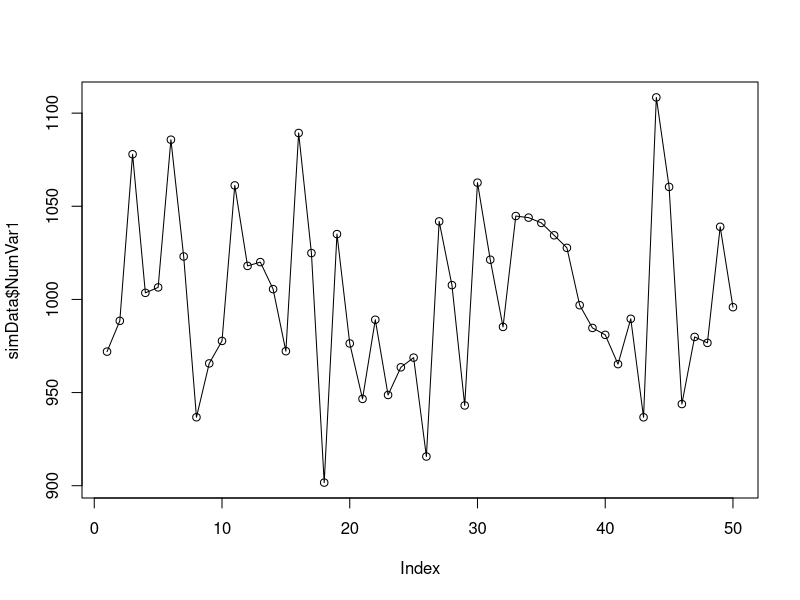
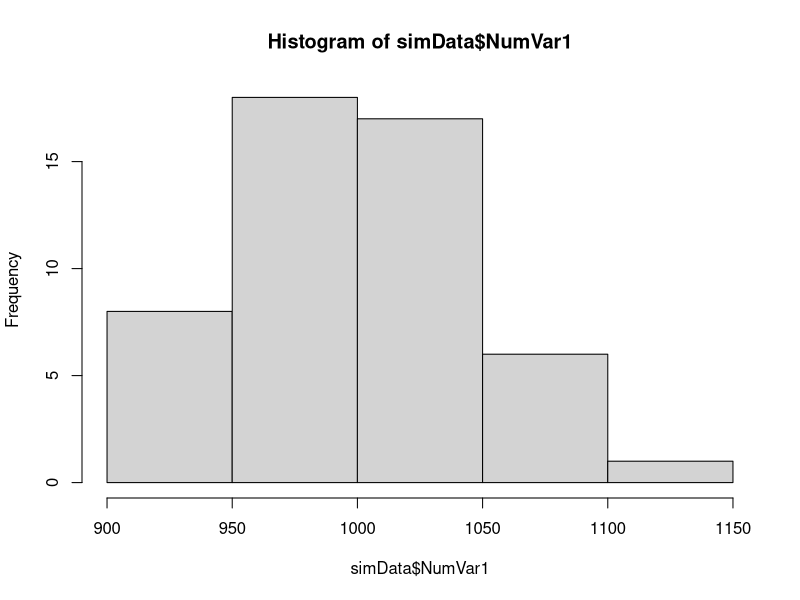
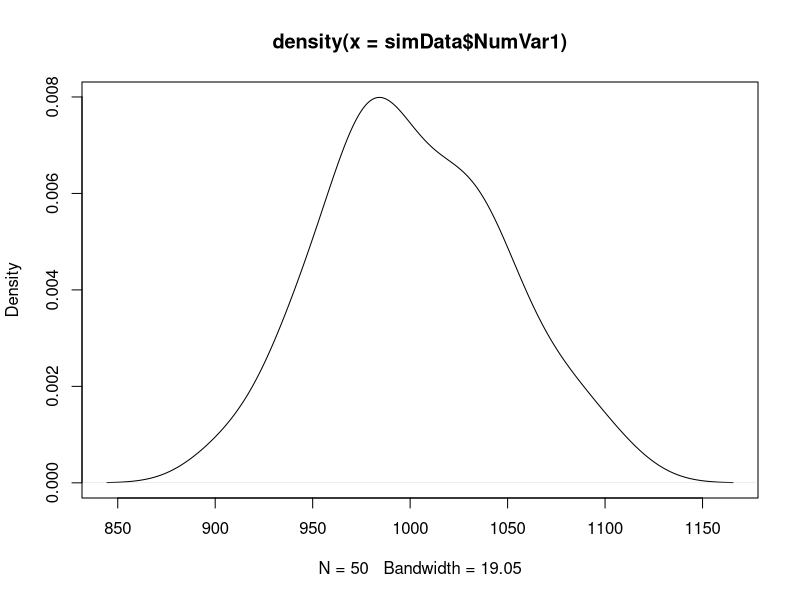
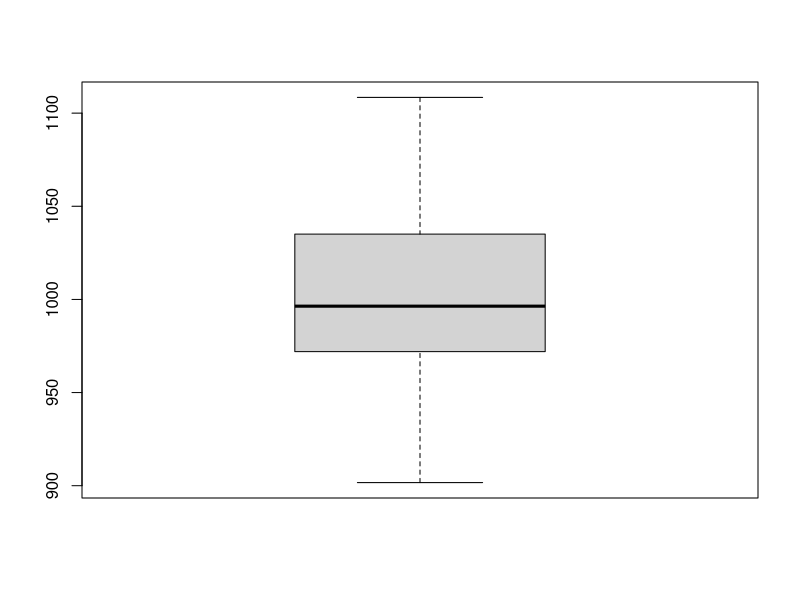
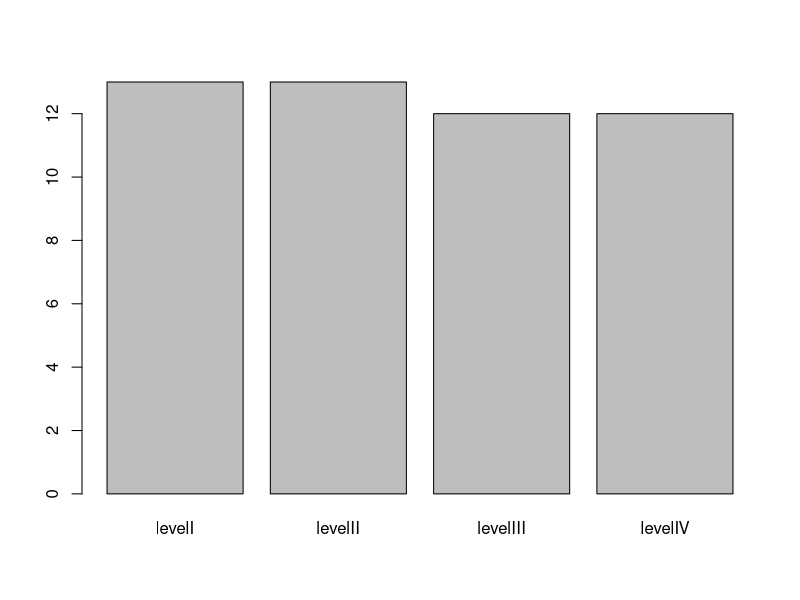
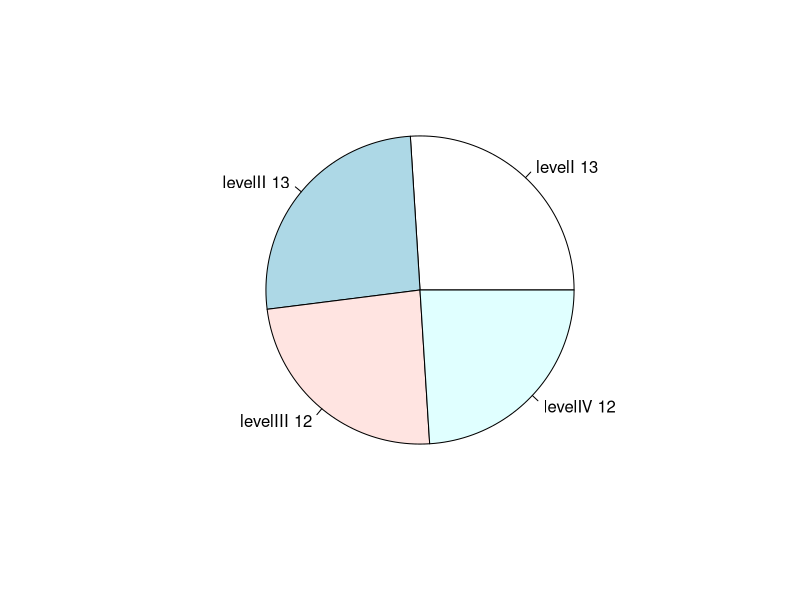
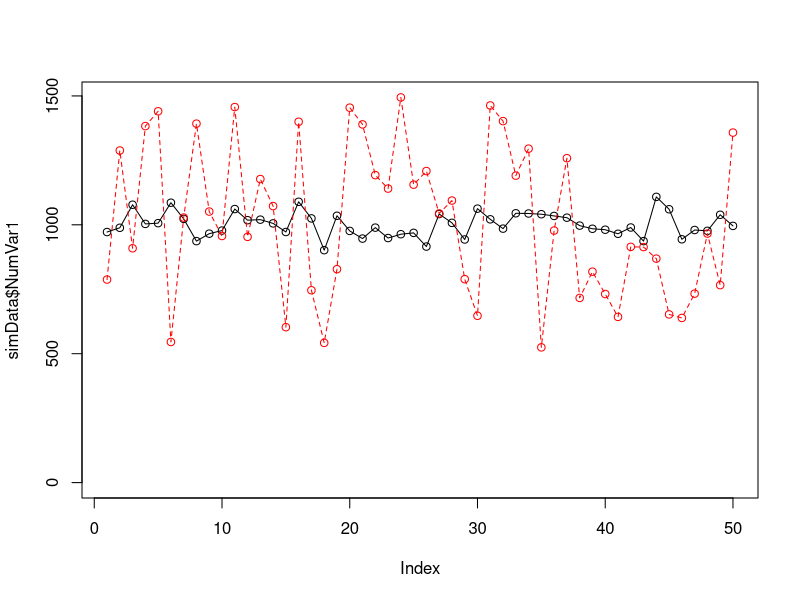
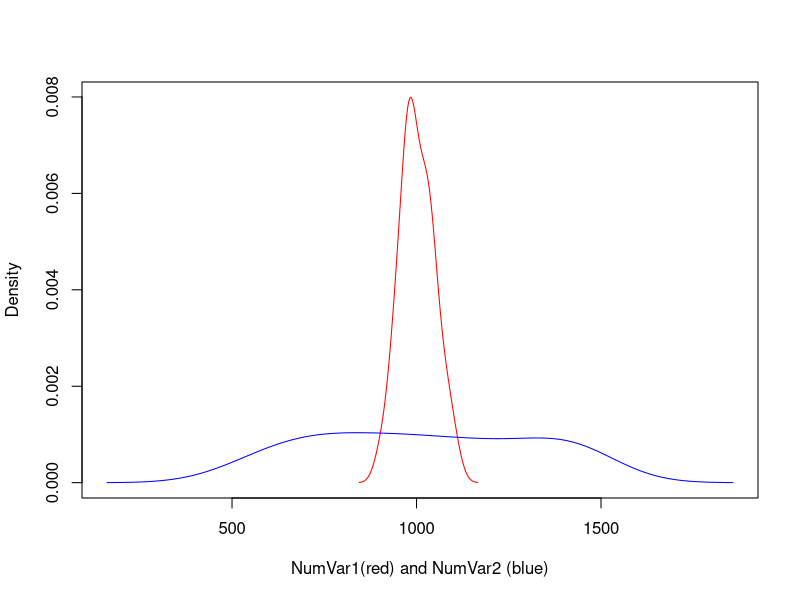

These charts were generated, in order, by the following R code:
## ---- chunk 1
## Simulate some data

## 3 Factor Variables
FacVar1=as.factor(rep(c("level1","level2"),25))
FacVar2=as.factor(rep(c("levelA","levelB","levelC"),17)[-51])
FacVar3=as.factor(rep(c("levelI","levelII","levelIII","levelIV"),13)[-c(51:52)])

## 4 Numeric Variables
set.seed(123)
NumVar1=round(rnorm(n=50,mean=1000,sd=50),digits=2) ## Normal distribution
set.seed(123)
NumVar2=round(runif(n=50,min=500,max=1500),digits=2) ## Uniform distribution
set.seed(123)
NumVar3=round(rexp(n=50,rate=.001)) ## Exponential distribution
NumVar4=2001:2050

simData=data.frame(FacVar1,FacVar2,FacVar3,NumVar1,NumVar2,NumVar3,NumVar4)
## ---- chunk 2
plot(simData$NumVar1,type="o") ## Index plot
hist(simData$NumVar1) ## histogram
plot(density(simData$NumVar1)) ## Kernel density plot
boxplot(simData$NumVar1) ## box plot
## ---- chunk 3
plot(simData$FacVar3) ## bar plot

## pie chart - Not the best graph --- use with caution
counts=table(simData$FacVar3) ## get counts
labs=paste(simData$FacVar3,counts)## create labels
pie(counts,labels=labs) ## plot
## ---- chunk 4
plot(simData$NumVar1,type="o",ylim=c(0,max(simData$NumVar1,simData$NumVar2)))## index plot with one variable
lines(simData$NumVar2,type="o",lty=2,col="red")## add another variable

## Let's draw density plots : https://stat.ethz.ch/pipermail/r-help/2006-August/111865.html
dv1=density(simData$NumVar1) 
dv2=density(simData$NumVar2)
plot(range(dv1$x, dv2$x),range(dv1$y, dv2$y), type = "n", xlab = "NumVar1(red) and NumVar2 (blue)",
     ylab = "Density")
lines(dv1, col = "red")
lines(dv2, col = "blue")

## scatterplots
plot(simData$NumVar1,simData$NumVar2)
## ---- chunk 5
## Mosaic plot
plot(table(simData$FacVar2,simData$FacVar3))

## barplots
bartable=table(simData$FacVar2,simData$FacVar3) ## get the cross tab
barplot(bartable,beside=TRUE, legend=levels(unique(simData$FacVar2))) ## plot 
barplot(bartable, legend=levels(unique(simData$FacVar2))) ## stacked
barplot(prop.table(bartable,2)*100, legend=levels(unique(simData$FacVar2))) ## stacked 100%
## ---- chunk 6
## Box plots for the numeric var over the levels of the factor var
plot(simData$FacVar1,simData$NumVar1) 

## density plot of numeric var across multiple levels of the factor var
level1=simData[simData$FacVar1=="level1",] 
level2=simData[simData$FacVar1=="level2",]

dv3=density(level1$NumVar1)
dv4=density(level2$NumVar1)

plot(range(dv3$x, dv4$x),range(dv3$y, dv4$y), type = "n", xlab = "NumVar1 at Level1 (red) and NumVar1 at Level2 (blue)",ylab = "Density")
lines(dv3, col = "red")
lines(dv4, col = "blue")

## Mean of one numeric var over levels of one factor var
meanagg=aggregate(simData$NumVar1, list(simData$FacVar3), mean)

dotchart(meanagg$x,labels=meanagg$Group.1) ## Dot Chart 
barplot(meanagg$x,names.arg=meanagg$Group.1)## Bar plot 
## Question: Is a bar plot even appropriate when displaying a mean--- a point?
## ---- chunk 7
par(mfrow=c(1,2))

bar1table=table(level1$FacVar2,level1$FacVar3)
barplot(bar1table,beside=TRUE, main="FacVar1=level1")

bar2table=table(level2$FacVar2,level2$FacVar3)
barplot(bar2table,beside=TRUE, main="FacVar1=level2", legend=levels(unique(level2$FacVar2)))
## ---- chunk 8
par(mfrow=c(1,1))
## boxplot of NumVar1 over an interaction of 6 levels of the combination of FacVar1 and FacVar2
boxplot(NumVar1~interaction(FacVar1,FacVar2),data=simData)

## Mean of 1 Numeric over levels of two factor vars
meanaggg=aggregate(simData$NumVar1, list(simData$FacVar1,simData$FacVar2), mean)
meanaggg=meanaggg[order(meanaggg$Group.1),]
meanaggg$color[meanaggg$Group.2=="levelA"] = "red"
meanaggg$color[meanaggg$Group.2=="levelB"] = "blue"
meanaggg$color[meanaggg$Group.2=="levelC"] = "darkgreen"  

dotchart(meanaggg$x,labels=meanaggg$Group.2, groups=meanaggg$Group.1,color=meanaggg$color) ## dotchart

interaction.plot(meanaggg$Group.2,meanaggg$Group.1,meanaggg$x,type="b", col=c(1:2),pch=c(18,24)) ## interaction plot - line plots of means

## some a bar plot
par(mfrow=c(1,2))

level1=meanaggg[meanaggg$Group.1=="level1",]
level2=meanaggg[meanaggg$Group.1=="level2",]

barplot(level1$x,names.arg=level1$Group.2, main="FacVar1=level1")
barplot(level2$x,names.arg=level2$Group.2, main="FacVar1=level2")
## ---- chunk 9
## Scatter plot with color identifying the factor variable
par(mfrow=c(1,1))
plot(simData$NumVar1,simData$NumVar2, col=simData$FacVar1)
legend("topright",levels(simData$FacVar1),fill=simData$FacVar1)
## ---- chunk 10
## NumVar4 is 2001 through 2050... possibly, a time variable - use that as the x-axis
plot(simData$NumVar4,simData$NumVar1,type="o",ylim=c(0,max(simData$NumVar1,simData$NumVar2)))## join dots with lines

lines(simData$NumVar4,simData$NumVar2,type="o",lty=2,col="red")## add another line

## Bubble plot - scatter plot of NumVar1 and NumVar2 with individual observations sized by NumVar3
# http://flowingdata.com/2010/11/23/how-to-make-bubble-charts/
radius <- sqrt( simData$NumVar3/ pi )
symbols(simData$NumVar1,simData$NumVar2,circles=radius, inches=.25,fg="white", bg="red", main="Sized by NumVar3")
## ---- chunk 11
pairs(simData[,4:7], col=simData$FacVar1)
